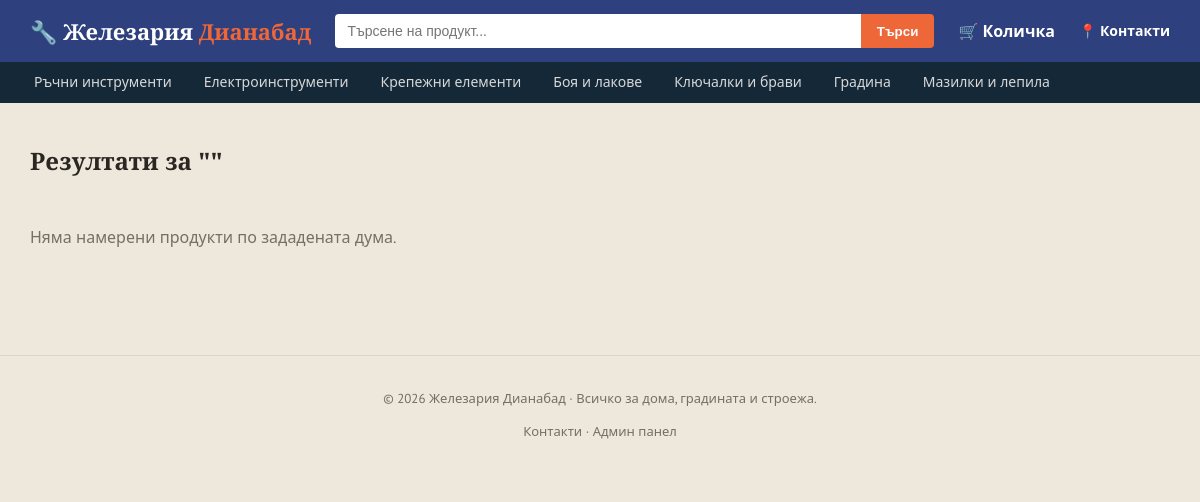
Screenshot of /search with the database file from the repository.
### models.py (models this page shows, shortened)
class Category(db.Model):
    __tablename__ = 'categories'
    id = db.Column(db.Integer, primary_key=True)
    name = db.Column(db.String(100), nullable=False, unique=True)
    image_url = db.Column(db.String(300), default='')
    products = db.relationship('Product', backref='category', lazy=True)

### app.py (the view)
@app.route('/search')
def search():
    q = request.args.get('q', '').strip()
    categories = Category.query.all()
    products = []
    if q:
        products = Product.query.filter(Product.name.ilike(f'%{q}%')).all()
    return render_template('search.html', products=products, q=q, categories=categories)

### app.py (called while the page is built)
@app.context_processor
def inject_whatsapp_number():
    return {'whatsapp_number': app.config['WHATSAPP_NUMBER'], 'asset_version': app.config['ASSET_VERSION']}

@app.context_processor
def inject_category_icons():
    return {'category_icons': CATEGORY_ICONS}

### templates/search.html (shortened to what this page needs)
{% extends 'base.html' %}
{% block content %}
<h1 class="page-title">Резултати за "{{ q }}"</h1>
{% if products %}
<div class="product-grid">
    {% for p in products %}
    <div class="product-card">
        <a href="{{ url_for('product_view', product_id=p.id) }}" class="product-thumb">
            {% if p.image_url %}
                <img src="{{ p.image_url }}" alt="{{ p.name }}">
            {% else %}
                <div class="placeholder-thumb">🔩</div>
            {% endif %}
        </a>
        <div class="product-info">
            <a href="{{ url_for('product_view', product_id=p.id) }}" class="product-name">{{ p.name }}</a>
            <div class="product-price">{{ '%.2f'|format(p.price) }} €</div>
            <form action="{{ url_for('cart_add', product_id=p.id) }}" method="post">
                <input type="hidden" name="qty" value="1">
                <button type="submit" class="btn btn-small">Добави в количката</button>
            </form>
        </div>
    </div>
    {% endfor %}
</div>
{% else %}
<p class="empty-msg">Няма намерени продукти по зададената дума.</p>
{% endif %}
{% endblock %}

### templates/base.html (shortened to what this page needs)
<!DOCTYPE html>
<html lang="bg">
<head>
<link rel="stylesheet" href="{{ url_for('static', filename='css/style.css') }}?v={{ asset_version }}">
</head>
<body>
<header class="topbar">
    <div class="topbar-inner">
        <a href="{{ url_for('index') }}" class="brand">🔧 Железария <span>Дианабад</span></a>
        <form class="search-form" action="{{ url_for('search') }}" method="get">
            <input type="text" name="q" placeholder="Търсене на продукт..." value="{{ q if q else '' }}">
            <button type="submit">Търси</button>
        </form>
        <a href="{{ url_for('cart_view') }}" class="cart-link">
            🛒 Количка
            {% set cart = session.get('cart', {}) %}
        </a>
        <a href="{{ url_for('contacts') }}" class="contacts-link">📍 Контакти</a>
    </div>
    <nav class="categories-nav">
        {% for c in categories %}
            <a href="{{ url_for('category_view', category_id=c.id) }}">{{ c.name }}</a>
        {% endfor %}
    </nav>
</header>
<main class="container">
    {% block content %}{% endblock %}
</main>
<footer class="footer">
    <p>© 2026 Железария Дианабад · Всичко за дома, градината и строежа.</p>
    <p><a href="{{ url_for('contacts') }}">Контакти</a> · <a href="{{ url_for('admin_dashboard') }}">Админ панел</a></p>
</footer>
</body>
</html>

### static/css/style.css (style rules this page uses)
:root { --steel: #2e407d; --steel-dark: #142838; --accent: #ed6739; --accent-dark: #8f3e22; --highlight: #d9a441; --bg: #ede7dc; --card-bg: #ffffff; --border: #ddd4c3; --text: #2a2622; --text-light: #766f62; --success: #4b7a51; --danger: #a23636; --radius: 4px; }
* { box-sizing: border-box; }
body { margin: 0; font-family: 'PT Sans', 'Segoe UI', Roboto, Arial, sans-serif; background: var(--bg); color: var(--text); line-height: 1.5; }
h1, h2, h3, .brand, .hero h1 { font-family: 'Bitter', Georgia, serif; }
a { color: inherit; text-decoration: none; }
.container { max-width: 1180px; margin: 0 auto; padding: 24px 20px 60px; }
.topbar { background: var(--steel); color: #fff; }
.topbar-inner { max-width: 1180px; margin: 0 auto; padding: 14px 20px; display: flex; align-items: center; gap: 24px; }
.brand { font-size: 22px; font-weight: 700; color: #fff; white-space: nowrap; }
.brand span { color: var(--accent); }
.search-form { flex: 1; display: flex; }
.search-form input { flex: 1; padding: 9px 12px; border: none; border-radius: var(--radius) 0 0 var(--radius); font-size: 14px; }
.search-form button { padding: 9px 16px; background: var(--accent); color: #fff; border: none; border-radius: 0 var(--radius) var(--radius) 0; cursor: pointer; font-weight: 600; }
.cart-link { position: relative; color: #fff; font-weight: 600; white-space: nowrap; }
.contacts-link { color: #fff; font-weight: 600; white-space: nowrap; font-size: 14px; }
.categories-nav { background: var(--steel-dark); display: flex; gap: 4px; overflow-x: auto; padding: 0 20px; }
.categories-nav a { color: #d8d8d8; padding: 10px 14px; font-size: 14px; white-space: nowrap; }
.page-title { font-size: 24px; margin-bottom: 16px; }
.empty-msg { color: var(--text-light); padding: 30px 0; }
.footer { text-align: center; padding: 20px; color: var(--text-light); font-size: 13px; border-top: 1px solid var(--border); }

### rows the page displays
Category: name "Ръчни инструменти"
Category: name "Електроинструменти"
Category: name "Крепежни елементи"
Category: name "Боя и лакове"
Category: name "Ключалки и брави"
Category: name "Градина"
Category: name "Мазилки и лепила"
